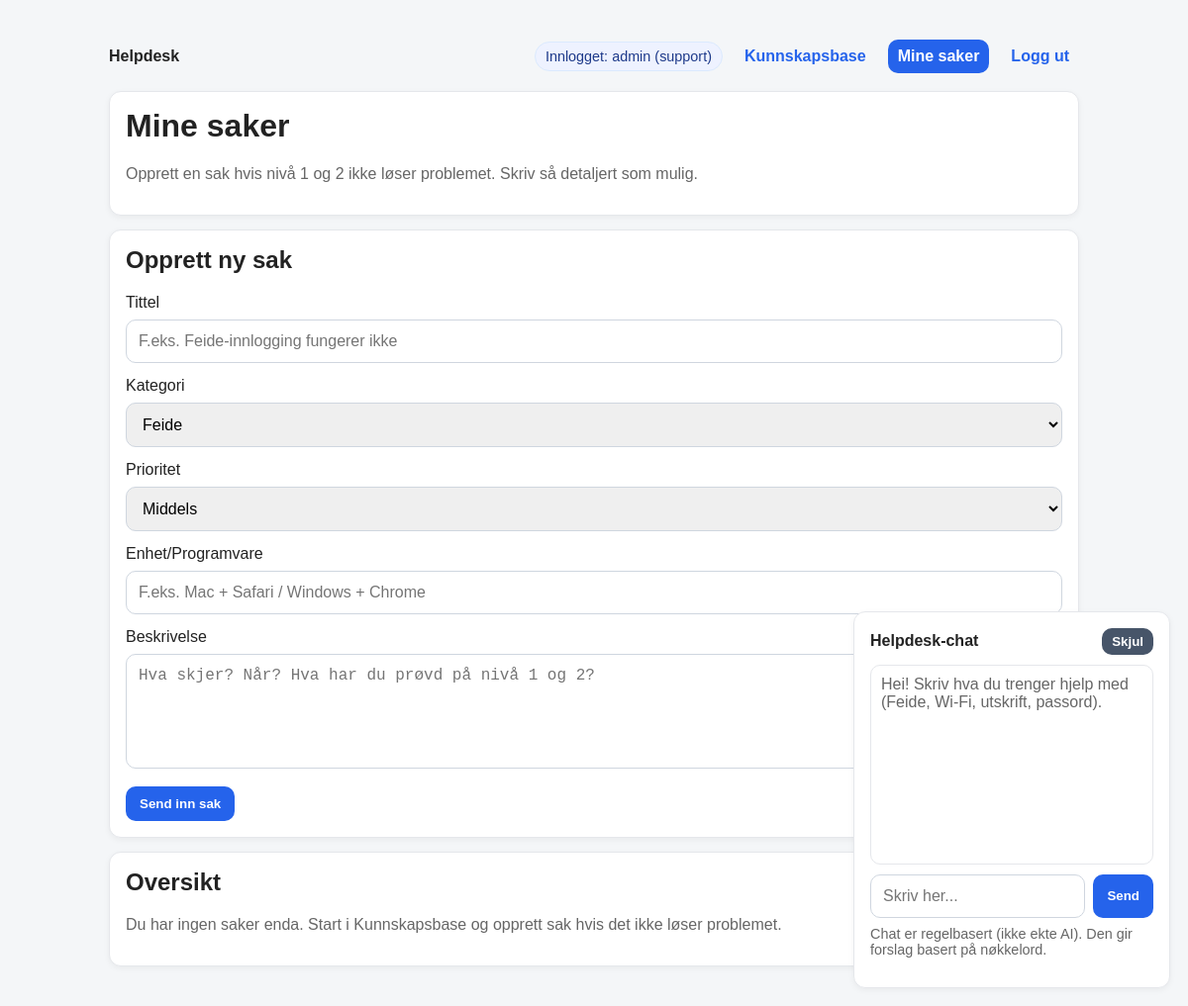
Before: /tickets (signed in) with the older database file.
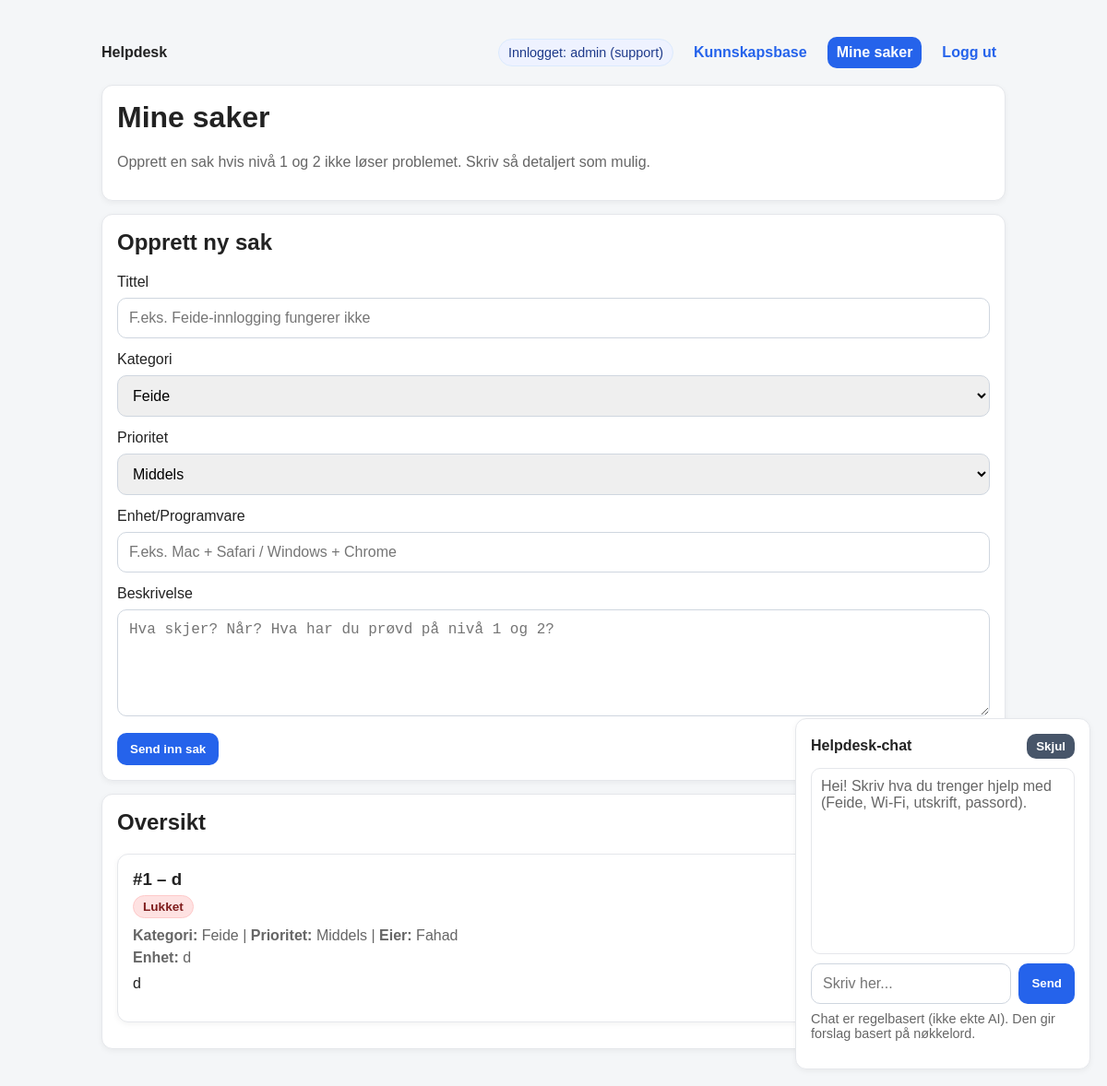
After: the same page with the newer database file.
### tables this page shows
CREATE TABLE tickets (
            id INTEGER PRIMARY KEY AUTOINCREMENT,
            title TEXT NOT NULL,
            desc TEXT NOT NULL,
            owner TEXT NOT NULL,
            category TEXT NOT NULL DEFAULT 'Annet',
            priority TEXT NOT NULL DEFAULT 'Middels',
            device TEXT NOT NULL DEFAULT '',
            status TEXT NOT NULL DEFAULT 'Åpen',
            created_at TEXT NOT NULL DEFAULT (datetime('now')),
            updated_at TEXT NOT NULL DEFAULT (datetime('now')),
            closed_at TEXT
        );

### routes.py (the view, shortened to what this page needs)
@bp.route("/tickets", methods=["GET", "POST"])
def tickets():
    user = current_user()
    if not user:
        return redirect(url_for("main.login"))
    role = current_role()
    try:
        visible = get_tickets() if role == "support" else get_tickets(owner=user)
    except Exception as e:
        logger.error(f"Error fetching tickets: {e}")
        visible = []
        flash("Kunne ikke hente saker. Prøv igjen senere.")
    return render_template("_tickets.html", tickets=visible, role=role)

### __init__.py (called while the page is built)
def create_app():
    app = Flask(__name__)
    app.config.from_object(Config)
    app.config["SECRET_KEY"] = os.environ.get("SECRET_KEY", secrets.token_hex(32))
    init_mail(app)
    @app.after_request
    def set_security_headers(response):
        response.headers['X-Content-Type-Options'] = 'nosniff'
        response.headers['X-Frame-Options'] = 'DENY'
        response.headers['X-XSS-Protection'] = '1; mode=block'
        return response
    from .routes import bp
    app.register_blueprint(bp)
    return app

### db.py (called while the page is built)
def _conn() -> sqlite3.Connection:
    DB_PATH.parent.mkdir(parents=True, exist_ok=True)
    conn = sqlite3.connect(DB_PATH)
    conn.row_factory = sqlite3.Row
    return conn

def get_tickets(owner: Optional[str] = None) -> List[Dict[str, str]]:
    conn = _conn()
    cur = conn.cursor()
    if owner is None:
        cur.execute("SELECT * FROM tickets ORDER BY id DESC")
    else:
        cur.execute("SELECT * FROM tickets WHERE owner = ? ORDER BY id DESC", (owner,))
    rows = cur.fetchall()
    conn.close()
    return [dict(r) for r in rows]

### routes.py (called while the page is built)
def current_user():
    return session.get("user")

def current_role():
    return session.get("role")

@bp.before_app_request
def ensure_db():
    try:
        init_db()
    except Exception as e:
        logger.error(f"Database initialization failed: {e}")

### templates/_tickets.html (shortened to what this page needs)
{% extends "base.html" %}
{% block content %}
<div class="card">
  <h1>Mine saker</h1>
  <p class="muted">
    Opprett en sak hvis nivå 1 og 2 ikke løser problemet. Skriv så detaljert som mulig.
  </p>
</div>
<div class="card">
  <h2>Opprett ny sak</h2>
  <form method="post">
    <label>Tittel</label>
    <input type="text" name="title" placeholder="F.eks. Feide-innlogging fungerer ikke" required>
    <label>Kategori</label>
    <select name="category" required>
      <option>Feide</option>
    </select>
    <label>Prioritet</label>
    <select name="priority" required>
      <option selected>Middels</option>
    </select>
    <label>Enhet/Programvare</label>
    <input type="text" name="device" placeholder="F.eks. Mac + Safari / Windows + Chrome" required>
    <label>Beskrivelse</label>
    <textarea name="desc" rows="5" placeholder="Hva skjer? Når? Hva har du prøvd på nivå 1 og 2?" required></textarea>
    <button type="submit">Send inn sak</button>
  </form>
</div>
<div class="card">
  <h2>Oversikt</h2>
  {% if tickets|length == 0 %}
    <p class="muted">Du har ingen saker enda. Start i Kunnskapsbase og opprett sak hvis det ikke løser problemet.</p>
  {% else %}
    {% for t in tickets %}
      <div class="card" style="margin:12px 0;">
        <div style="display:flex; justify-content:space-between; gap:12px; flex-wrap:wrap;">
          <div>
            <h3 style="margin-bottom:6px;">#{{ t.id }} – {{ t.title }}</h3>
            {% if t.status == "Åpen" %}
              <span class="badge badge-open">Åpen</span>
            {% else %}
              <span class="badge badge-closed">Lukket</span>
            {% endif %}
            <p class="muted" style="margin:10px 0 0;">
              <strong>Kategori:</strong> {{ t.category }} |
              <strong>Prioritet:</strong> {{ t.priority }} |
              <strong>Eier:</strong> {{ t.owner }}
            </p>
            <p class="muted" style="margin:6px 0 0;">
              <strong>Enhet:</strong> {{ t.device }}
            </p>
            <p style="margin-top:10px;">{{ t.desc }}</p>
          </div>
        </div>
      </div>
    {% endfor %}
  {% endif %}
</div>
{% endblock %}

### templates/base.html (shortened to what this page needs)
<!doctype html>
<html lang="no">
  <head>
  </head>
  <body>
    <header>
      <strong>Helpdesk</strong>
      <nav>
        {% if session.get("user") %}
          <span class="pill">Innlogget: {{ session.get("user") }} ({{ session.get("role") }})</span>
          {% set ep = request.endpoint or "" %}
          <a class="nav-link {% if ep == 'main.kb' %}active{% endif %}" href="{{ url_for('main.kb') }}">Kunnskapsbase</a>
          <a class="nav-link {% if ep == 'main.tickets' %}active{% endif %}" href="{{ url_for('main.tickets') }}">Mine saker</a>
          <a class="nav-link" href="{{ url_for('main.logout') }}">Logg ut</a>
        {% endif %}
      </nav>
    </header>
    {% block content %}{% endblock %}
    <div id="chatbot" style="position:fixed; right:18px; bottom:18px; width:320px; max-width:92vw; z-index:9999;">
      <div class="card" style="margin:0;">
        <div style="display:flex; justify-content:space-between; align-items:center; gap:10px;">
          <strong>Helpdesk-chat</strong>
          <button id="chatToggle" class="btn-secondary" type="button" style="padding:6px 10px; border-radius:10px;">Skjul</button>
        </div>
        <div id="chatBody" style="margin-top:10px;">
          <div id="chatLog" style="height:180px; overflow:auto; border:1px solid #e5e7eb; border-radius:10px; padding:10px; background:#fff;">
            <div class="muted" style="margin-bottom:8px;">
              Hei! Skriv hva du trenger hjelp med (Feide, Wi-Fi, utskrift, passord).
            </div>
          </div>
          <div style="display:flex; gap:8px; margin-top:10px;">
            <input id="chatInput" type="text" placeholder="Skriv her..." style="margin:0;" />
            <button id="chatSend" type="button">Send</button>
          </div>
          <p class="muted" style="margin-top:8px; font-size:.9rem;">
            Chat er regelbasert (ikke ekte AI). Den gir forslag basert på nøkkelord.
          </p>
        </div>
      </div>
    </div>
  </body>
</html>

### templates/base.html (style rules this page uses)
:root { --bg:#f4f6f8; --text:#222; --muted:#666; --card:#fff; --border:#e5e7eb; --primary:#2563eb; --primaryHover:#1d4ed8; --green:#16a34a; --yellow:#ca8a04; --red:#dc2626; }
body { font-family: Arial, sans-serif; max-width: 980px; margin: 40px auto; padding: 0 16px; background: var(--bg); color: var(--text); }
header { display:flex; justify-content:space-between; align-items:center; margin-bottom: 18px; }
nav { display:flex; gap:12px; align-items:center; flex-wrap:wrap; }
nav a { color: var(--primary); text-decoration:none; font-weight:700; }
.pill { background:#eef2ff; border:1px solid #dbeafe; color:#1e3a8a; padding:6px 10px; border-radius:999px; font-size:.9rem; white-space:nowrap; }
.card { background:var(--card); border:1px solid var(--border); border-radius:12px; padding:16px; margin:14px 0; box-shadow:0 2px 6px rgba(0,0,0,.05); }
.muted { color: var(--muted); }
h1,h2,h3 { margin-top:0; }
input, textarea, select { width:100%; padding:12px; margin:8px 0 14px; border-radius:10px; border:1px solid #cfd6df; box-sizing:border-box; font-size:1rem; }
.btn, button { display:inline-block; background: var(--primary); color:#fff; border:0; border-radius:10px; padding:10px 14px; font-weight:800; cursor:pointer; text-decoration:none; }
.btn-secondary { background:#475569; }
.badge { display:inline-block; padding:4px 10px; border-radius:999px; font-size:.85rem; font-weight:800; }
.badge-closed { background:#fee2e2; color:#7f1d1d; border:1px solid #fecaca; }
.nav-link { padding: 8px 10px; border-radius: 10px; text-decoration: none; font-weight: 800; color: var(--primary); }
.nav-link.active { background: var(--primary); color: #fff; }

Changed rows visible on the page:
added tickets: id "1", title "d", status "Lukket", category "Feide", priority "Middels", owner "Fahad", device "d", desc "d"
Other visible differences:
text no longer shown: "Du har ingen saker enda. Start i Kunnskapsbase og opprett sak hvis det ikke løser problemet."
